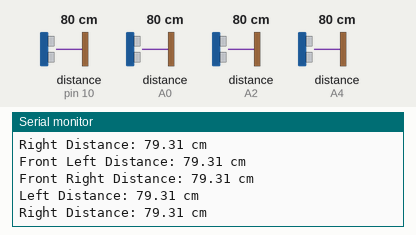
Recording of a sketch running on a simulated Arduino Uno, built with avr-gcc and run on an emulated ATmega328P. Parts: the last lines printed to the serial monitor. Wiring (inferred from the names in the program): 4 × ultrasonic range finder: trigger pin 13, echo pin 10 / trigger A1, echo A0 / trigger A3, echo A2 / trigger A5, echo A4. Inputs (shaded band) come from the test bench; at power-on: distance to the obstacle (sensors on pin 10, A0, A2, A4) 80 cm. The echo pulse lasts 58.3 µs per cm.

Above: at 1.8 s.
1.9 s: distance to the obstacle (sensor on pin 10) set to 2 cm
At 2.6 s:
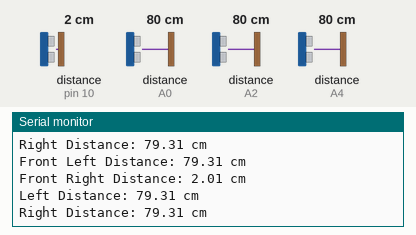
3.4 s: distance to the obstacle (sensor on A0) set to 250 cm
7.6 s: distance to the obstacle (sensor on A2) set to 2 cm
At 9.2 s:
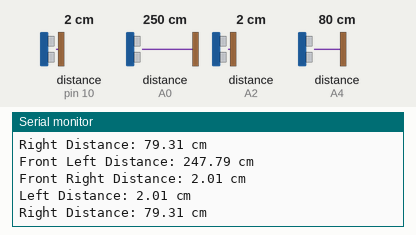
11.8 s: distance to the obstacle (sensor on A0) set to 2 cm
16.0 s: distance to the obstacle (sensor on A4) set to 2 cm
At 16.9 s:
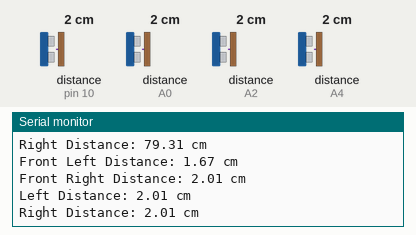
20.2 s: distance to the obstacle (sensor on pin 10) set to 9 cm
At 21.1 s:
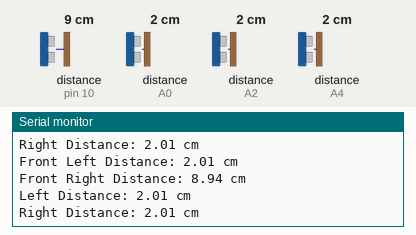
Timing chart, 0 to 23.2 s (numbered marks = the images above; inputs shaded):
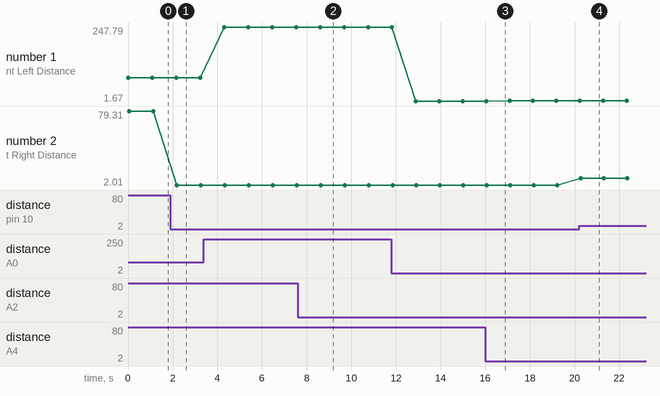

Measured:
- after the input at 1.9 s, the serial monitor: prints a new line after 0.29 s (image 1)
- after the input at 7.6 s, the serial monitor: prints a new line after 1.1 s (image 2)
- after the input at 16.0 s, the serial monitor: prints a new line after 0.13 s (image 3)
- after the input at 20.2 s, the serial monitor: prints a new line after 0.07 s (image 4)
- plotted number 1: 79.31 → 78.98 after the input at 1.9 s, 78.98 → 247.79 after the input at 3.4 s, 247.79 → 247.47 after the input at 7.6 s, 247.47 → 1.67 after the input at 11.8 s
- plotted number 2: 79.31 → 2.01 after the input at 1.9 s, 2.01 → 8.94 after the input at 20.2 s

The sketch:

US_check.ino
```cpp
#define Usfl_Echo A0
#define Usfl_Trig A1

#define Usfr_Echo 10
#define Usfr_Trig 13

#define Usl_Echo A2
#define Usl_Trig A3

#define Usr_Echo A4
#define Usr_Trig A5

void setup() {
  Serial.begin(9600);

  pinMode(Usfl_Trig, OUTPUT);
  pinMode(Usfl_Echo, INPUT);
  pinMode(Usfr_Trig, OUTPUT);
  pinMode(Usfr_Echo, INPUT);
  pinMode(Usl_Trig, OUTPUT);
  pinMode(Usl_Echo, INPUT);
  pinMode(Usr_Trig, OUTPUT);
  pinMode(Usr_Echo, INPUT);
}

void loop() {
  float distanceFL = measureDistance(Usfl_Trig, Usfl_Echo);
  float distanceFR = measureDistance(Usfr_Trig, Usfr_Echo);
  float distanceL = measureDistance(Usl_Trig, Usl_Echo);
  float distanceR = measureDistance(Usr_Trig, Usr_Echo);

  Serial.print("Front Left Distance: ");
  Serial.print(distanceFL);
  Serial.println(" cm");
  Serial.print("Front Right Distance: ");
  Serial.print(distanceFR);
  Serial.println(" cm");
  Serial.print("Left Distance: ");
  Serial.print(distanceL);
  Serial.println(" cm");
  Serial.print("Right Distance: ");
  Serial.print(distanceR);
  Serial.println(" cm");

  delay(1000);
}

float measureDistance(int trigPin, int echoPin) {
  digitalWrite(trigPin, LOW);
  delayMicroseconds(20);
  digitalWrite(trigPin, HIGH);
  delayMicroseconds(30);
  digitalWrite(trigPin, LOW);

  long duration = pulseIn(echoPin, HIGH);
  float distance = duration * 0.034 / 2;

  return distance;
}
```
